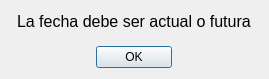
<?xml version="1.0" encoding="UTF-8"?>
<ui version="4.0">
 <class>AdvertenciaMes</class>
 <widget class="QDialog" name="AdvertenciaMes">
  <property name="geometry">
   <rect>
    <x>0</x>
    <y>0</y>
    <width>269</width>
    <height>79</height>
   </rect>
  </property>
  <property name="windowTitle">
   <string>Advertencia</string>
  </property>
  <widget class="QDialogButtonBox" name="buttonBox">
   <property name="geometry">
    <rect>
     <x>96</x>
     <y>41</y>
     <width>76</width>
     <height>32</height>
    </rect>
   </property>
   <property name="orientation">
    <enum>Qt::Horizontal</enum>
   </property>
   <property name="standardButtons">
    <set>QDialogButtonBox::Ok</set>
   </property>
  </widget>
  <widget class="QLabel" name="label">
   <property name="geometry">
    <rect>
     <x>17</x>
     <y>13</y>
     <width>234</width>
     <height>16</height>
    </rect>
   </property>
   <property name="font">
    <font>
     <pointsize>12</pointsize>
    </font>
   </property>
   <property name="text">
    <string>La fecha debe ser actual o futura</string>
   </property>
  </widget>
 </widget>
 <resources/>
 <connections>
  <connection>
   <sender>buttonBox</sender>
   <signal>accepted()</signal>
   <receiver>AdvertenciaMes</receiver>
   <slot>accept()</slot>
   <hints>
    <hint type="sourcelabel">
     <x>248</x>
     <y>254</y>
    </hint>
    <hint type="destinationlabel">
     <x>157</x>
     <y>274</y>
    </hint>
   </hints>
  </connection>
  <connection>
   <sender>buttonBox</sender>
   <signal>rejected()</signal>
   <receiver>AdvertenciaMes</receiver>
   <slot>reject()</slot>
   <hints>
    <hint type="sourcelabel">
     <x>316</x>
     <y>260</y>
    </hint>
    <hint type="destinationlabel">
     <x>286</x>
     <y>274</y>
    </hint>
   </hints>
  </connection>
 </connections>
</ui>
